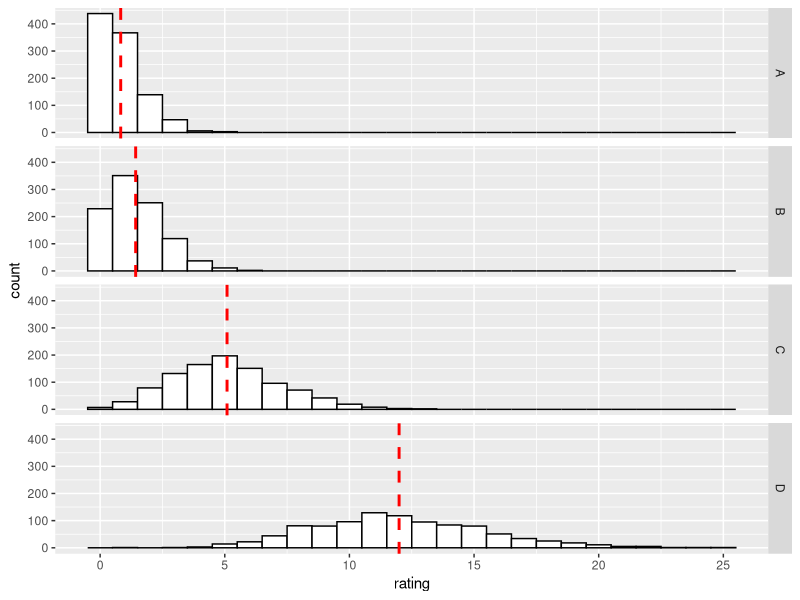
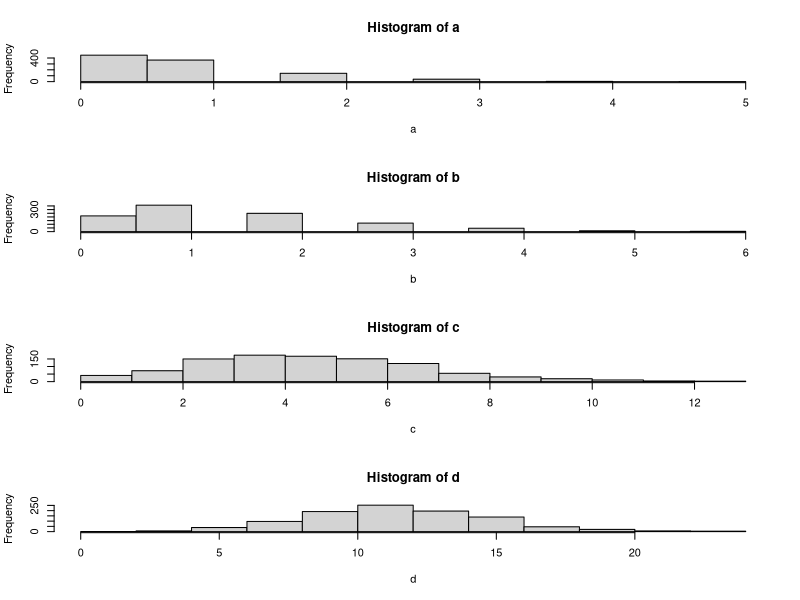

R code for these plots, in order:
#make example poisson distributions
#https://www.theanalysisfactor.com/differences-between-normal-and-poisson-distributions/

library(ggplot2)
library(plyr)

#Using tidyverse

#generate fake poisson distributions using 1000 replicate draws with differing means
set.seed(1234) #so everybodys 'random draws' look the same
data <- data.frame(cond = factor(rep(c("A","B","C","D"), each=1000)), 
                   rating = c(rpois(1000, 0.8),rpois(1000, 1.5),
                              rpois(1000, 5.0), rpois(1000, 12.0)))

#find the mean of each group
means <- ddply(data, "cond", summarise, rating.mean=mean(rating))
means

# Plot histograms with mean lines, using means from above
ggplot(data, aes(x=rating)) + geom_histogram(binwidth=1, colour="black", fill="white") + 
  facet_grid(cond ~ .) +
  scale_x_continuous(breaks=seq(0,30,5)) +
  geom_vline(data=means, aes(xintercept=rating.mean), linetype="dashed", size=1, colour="red")





#Using base R

#generate fake poisson distributions
#1000 replicate draws with differing means
a<-rpois(1000, 0.8)
b<-rpois(1000, 1.5)
c<-rpois(1000, 5.0)
d<-rpois(1000, 12.0)

par(mfrow=c(4,1))
hist(a)
hist(b)
hist(c)
hist(d)

